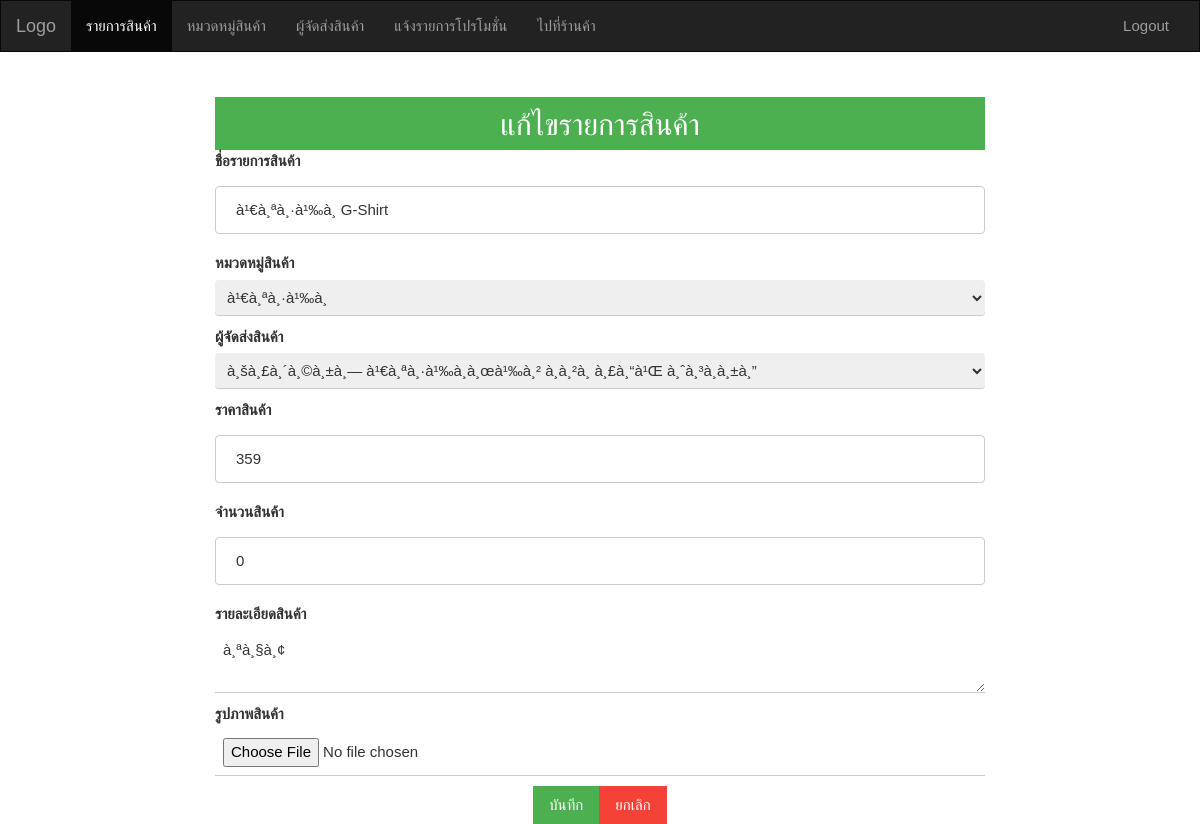
Page /Admin/products-edit.php?id=1 (signed in) on the committed database.
### tables this page shows
CREATE TABLE `products` (
  `pro_id` mediumint(9) NOT NULL,
  `cat_id` smallint(6) NOT NULL,
  `sup_id` smallint(6) NOT NULL,
  `pro_name` varchar(200) NOT NULL,
  `price` mediumint(9) NOT NULL,
  `quantity` smallint(6) NOT NULL,
  `details` text NOT NULL,
  `images` varchar(200) DEFAULT NULL
);

### Admin/products-edit.php (the view, shortened to what this page needs)
<?php require_once('../Connections/mydbshop.php'); ?>
<?php
$logoutAction = $_SERVER['PHP_SELF']."?doLogout=true";
if ((isset($_SERVER['QUERY_STRING'])) && ($_SERVER['QUERY_STRING'] != "")){
  $logoutAction .="&". htmlentities($_SERVER['QUERY_STRING']);
}
?>
<?php
if (!function_exists("GetSQLValueString")) {
function GetSQLValueString($theValue, $theType, $theDefinedValue = "", $theNotDefinedValue = "")
{
  $theValue = function_exists("mysql_real_escape_string") ? mysql_real_escape_string($theValue) : mysql_escape_string($theValue);
  switch ($theType) {
    case "long":
    case "int":
      $theValue = ($theValue != "") ? intval($theValue) : "NULL";
      break;
  }
  return $theValue;
}
}
$editFormAction = $_SERVER['PHP_SELF'];
if (isset($_SERVER['QUERY_STRING'])) {
  $editFormAction .= "?" . htmlentities($_SERVER['QUERY_STRING']);
}
$maxRows_products = 1;
$pageNum_products = 0;
$startRow_products = $pageNum_products * $maxRows_products;
$colname_products = "-1";
if (isset($_GET['id'])) {
  $colname_products = $_GET['id'];
}
$query_products = sprintf("SELECT * FROM products WHERE pro_id = %s", GetSQLValueString($colname_products, "int"));
$query_limit_products = sprintf("%s LIMIT %d, %d", $query_products, $startRow_products, $maxRows_products);
$products = mysql_query($query_limit_products, $mydbshop) or die(mysql_error());
$row_products = mysql_fetch_assoc($products);
$query_categories = "SELECT * FROM categories";
$categories = mysql_query($query_categories, $mydbshop) or die(mysql_error());
$row_categories = mysql_fetch_assoc($categories);
$query_suppliers = "SELECT * FROM suppliers";
$suppliers = mysql_query($query_suppliers, $mydbshop) or die(mysql_error());
$row_suppliers = mysql_fetch_assoc($suppliers);
?>
<!DOCTYPE html>
<html lang="en">
<head>
  <link rel="stylesheet" href="../css/bootstrap.min.css">
  <link rel="stylesheet" href="../css/w3.css">
</head>
<body>
<nav class="navbar navbar-inverse">
  <div class="container-fluid">
    <div class="navbar-header">
      <a class="navbar-brand" href="#">Logo</a>
    </div>
    <div class="collapse navbar-collapse" id="myNavbar">
      <ul class="nav navbar-nav">
        <li class="active"><a href="products.php">รายการสินค้า</a></li>
        <li><a href="categories.php">หมวดหมู่สินค้า</a></li>
        <li><a href="suppliers.php">ผู้จัดส่งสินค้า</a></li>
        <li><a href="send-news.php">แจ้งรายการโปรโมชั่น</a></li>
        <li><a href="../user/index.php">ไปที่ร้านค้า</a></li>
      </ul>
      <ul class="nav navbar-nav navbar-right">
        <li><a href="<?php echo $logoutAction ?>"><span class="glyphicon glyphicon-log-out"></span>Logout</a></li>
      </ul>
    </div>
  </div>
</nav>
<div class="container-fluid text-center">
<br>
<br>
  <div class="row content">
    <div class="col-sm-2 sidenav" style="background-color:#FFF">
    </div>
    <div class="col-sm-8 text-center">
    <div class="w3-container w3-green">
          <h2>แก้ไขรายการสินค้า</h2>
        </div>
    <form method="post" name="form1" action="<?php echo $editFormAction; ?>" enctype="multipart/form-data">
      <p>
          <label style="float:left">ชื่อรายการสินค้า</label>
          <input name="pro_name" class="w3-input" type="text" placeholder="กรุณากรอกชื่อรายการสินค้า" required value="<?php echo $row_products['pro_name']; ?>"></p>
          <p>
          <label style="float:left">หมวดหมู่สินค้า</label>
            <select name="cat_id" class="w3-input" >
			  <?php do { if($row_products['cat_id']==$row_categories[cat_id]){?>
              <option value="<?php echo $row_categories['cat_id']; ?>" selected><?php echo $row_categories['cat_name']; ?></option>
              <?php }else{?>
				  <option value="<?php echo $row_categories['cat_id']; ?>"><?php echo $row_categories['cat_name']; ?></option>
			  <?php }} while ($row_categories = mysql_fetch_assoc($categories)); ?>
          </select></p>
        <p>
          <label style="float:left">ผู้จัดส่งสินค้า</label>
            <select name="sup_id" class="w3-input" >
                <?php do { if($row_products['sup_id']==$row_suppliers['sup_id']){?>
              <option value="<?php echo $row_suppliers['sup_id']; ?>" selected><?php echo $row_suppliers['sup_name']; ?></option>
              <?php }else{?>
              <option value="<?php echo $row_suppliers['sup_id']; ?>"><?php echo $row_suppliers['sup_name']; ?></option>
                <?php }} while ($row_suppliers = mysql_fetch_assoc($suppliers)); ?>
            </select></p>
            <p>
          <label style="float:left">ราคาสินค้า</label>
          <input name="price" class="w3-input" type="text" placeholder="กรุณากรอกราคาสินค้า" required value="<?php echo $row_products['price']; ?>"></p>
           <p>
          <label style="float:left">จำนวนสินค้า</label>
          <input name="quantity" class="w3-input" type="text" placeholder="กรุณากรอกจำนวนสินค้า" required value="<?php echo $row_products['quantity']; ?>"></p>
           <p>
          <label style="float:left">รายละเอียดสินค้า</label>
          <textarea name="details" class="w3-input" type="text" placeholder="กรุณากรอกรายละเอียดสินค้า" ><?php echo $row_products['details']; ?></textarea></p>
          <p>
          <label style="float:left">รูปภาพสินค้า</label>
          <input name="images" class="w3-input" type="file" placeholder="กรุณากรอกรายละเอียดสินค้า" value="<?php echo $row_products['images']; ?>"></p>
          <button type="submit" class="w3-btn w3-green">บันทึก</button><button type="button" class="w3-btn w3-red" onClick="window.location.href='products.php'">ยกเลิก</button>
    </form>
    </div>
    <div class="col-sm-2 sidenav" style="background-color:#FFF">
    </div>
  </div>
</div>
</body>
</html>

### css/w3.css (style rules this page uses)
html { box-sizing:border-box }
*,*:before,*:after { box-sizing:inherit }
html { -ms-text-size-adjust:100%;-webkit-text-size-adjust:100% }
body { margin:0 }
article,aside,details,figcaption,figure,footer,header,main,menu,nav,section,summary { display:block }
a { background-color:transparent;-webkit-text-decoration-skip:objects }
button,input,select,textarea { font:inherit;margin:0 }
button,input { overflow:visible }
button,select { text-transform:none }
button,html [type=button],[type=reset],[type=submit] { -webkit-appearance:button }
textarea { overflow:auto }
html,body { font-family:Verdana,sans-serif;font-size:15px;line-height:1.5 }
html { overflow-x:hidden }
h2 { font-size:30px }
h1,h2,h3,h4,h5,h6 { font-family:"Segoe UI",Arial,sans-serif;font-weight:400;margin:10px 0 }
a { color:inherit }
.w3-btn,.w3-button { border:none;display:inline-block;padding:8px 16px;vertical-align:middle;overflow:hidden;text-decoration:none;color:inherit;background-color:inherit;text-align:center;cursor:pointer;white-space:nowrap }
.w3-btn,.w3-button { -webkit-touch-callout:none;-webkit-user-select:none;-khtml-user-select:none;-moz-user-select:none;-ms-user-select:none;user-select:none }
.w3-input { padding:8px;display:block;border:none;border-bottom:1px solid #ccc;width:100% }
.w3-container:after,.w3-container:before,.w3-panel:after,.w3-panel:before,.w3-row:after,.w3-row:before,.w3-row-padding:after,.w3-row-padding:before, .w3-cell-row:before,.w3-cell-row:after,.w3-clear:after,.w3-clear:before,.w3-bar:before,.w3-bar:after { content:"";display:table;clear:both }
.w3-container,.w3-panel { padding:0.01em 16px }
.w3-green,.w3-hover-green:hover { color:#fff!important;background-color:#4CAF50!important }
.w3-red,.w3-hover-red:hover { color:#fff!important;background-color:#f44336!important }

### Admin/products-edit.php (style rules this page uses)
.navbar { margin-bottom: 0; border-radius: 0; }
.row.content { height: 450px }
.sidenav { padding-top: 20px; background-color: #f1f1f1; height: 100%; }
input[type=text], select { width: 100%; padding: 12px 20px; margin: 8px 0; display: inline-block; border: 1px solid #ccc; border-radius: 4px; box-sizing: border-box; }

### rows in the picture
products: pro_name "à¹€à¸ªà¸·à¹‰à¸­ G-Shirt", price "359", quantity "0", details "à¸ªà¸§à¸¢"

### other values in the picture
form field cat_id "à¹€à¸ªà¸·à¹‰à¸­"
form field sup_id "à¸šà¸£à¸´à¸©à¸±à¸— à¹€à¸ªà¸·à¹‰à¸­à¸œà¹‰à¸² à¸­à¸²à¸ à¸£à¸“à¹Œ à¸ˆà¸³à¸à¸±à¸”"
